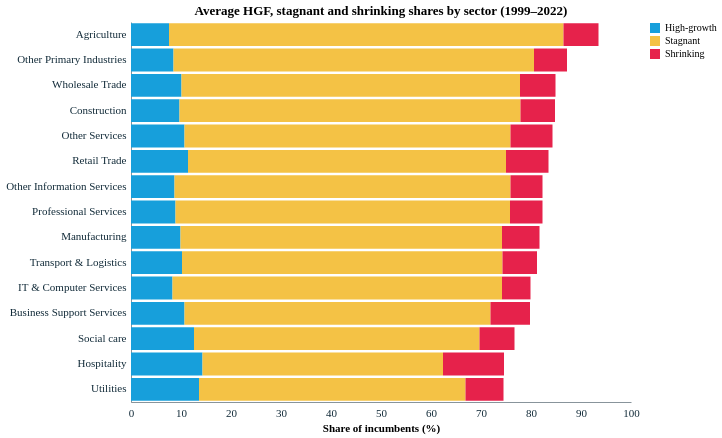

The notebook cell saved with this chart:
### Code cell
# Cross-sector bar: avg HGF share vs stagnant share
gc_avg = gc_s.groupby('category')[['hgf_sh', 'stag_sh', 'shrk_sh']].mean().round(1).reset_index()

gc_bar = gc_avg.melt(id_vars='category', var_name='type', value_name='share')
gc_bar['type'] = gc_bar['type'].map({'hgf_sh': 'High-growth', 'stag_sh': 'Stagnant', 'shrk_sh': 'Shrinking'})

alt.Chart(gc_bar).mark_bar().encode(
    x=alt.X('share:Q', title='Share of incumbents (%)'),
    y=alt.Y('category:N', sort=alt.EncodingSortField(field='share', op='sum', order='descending'), title=''),
    color=alt.Color('type:N',
        scale=alt.Scale(domain=['High-growth', 'Stagnant', 'Shrinking'],
                        range=[pallete['nominal_1'], pallete['nominal_3'], pallete['nominal_2']]),
        legend=alt.Legend(title='')),
    xOffset='type:N',
    tooltip=['category:N', 'type:N', alt.Tooltip('share:Q', format='.1f')]
).properties(title='Average HGF, stagnant and shrinking shares by sector (1999–2022)', width=500, height=380)

### Figure 1 — Vega-Lite specification as saved in the notebook (floating-point values rounded to 4 significant figures)
{"config": {"font": "Circular Std", "mark": {"line": {"interpolate": "linear"}}, "view": {"stroke": "transparent", "width": 400, "height": 300}, "range": {"category": ["#179fdb", "#e6224b", "#f4c245", "#122b39", "#eb5c2e", "#36b7b4"], "diverging": ["#E6224B", "#E54753", "#C9C9C9", "#179FDB", "#122B39"], "heatmap": ["#C9C9C9", "#179FDB", "#0063AF", "#122B39"], "ordinal": ["#00A767", "#36B7B4", "#179FDB", "#0063AF", "#243B5A"]}, "axisX": {"labelColor": "#122b39", "tickColor": "#122b39", "domainColor": "#122b39", "domainOpacity": 0.5, "gridOpacity": 0, "labelFont": "Circular Std", "labelAngle": 0, "labelAlign": "center", "labelFontSize": 11, "labelPadding": 5, "tickCount": 10, "tickSize": 0, "title": ""}, "axisY": {"labelColor": "#122b39", "labelFont": "Circular Std", "tickColor": "#122b39", "domainColor": "#122b39", "gridColor": "#122b39", "gridDash": [1, 5], "gridOpacity": 0.5, "labelPadding": 5, "labelFontSize": 11, "domainOpacity": 0.5, "tickSize": 0, "title": null, "titleAlign": "left", "titleAngle": 0, "titleBaseline": "bottom", "titleColor": "#122b39", "titleOpacity": 0.9, "titleX": 0, "titleY": -7}}, "data": {"name": "data-5955c06c9bc963f022d25938b8b926b8"}, "mark": {"type": "bar"}, "encoding": {"color": {"field": "type", "legend": {"title": ""}, "scale": {"domain": ["High-growth", "Stagnant", "Shrinking"], "range": ["#179fdb", "#f4c245", "#e6224b"]}, "type": "nominal"}, "tooltip": [{"field": "category", "type": "nominal"}, {"field": "type", "type": "nominal"}, {"field": "share", "format": ".1f", "type": "quantitative"}], "x": {"field": "share", "title": "Share of incumbents (%)", "type": "quantitative"}, "xOffset": {"field": "type", "type": "nominal"}, "y": {"field": "category", "sort": {"field": "share", "op": "sum", "order": "descending"}, "title": "", "type": "nominal"}}, "height": 380, "title": "Average HGF, stagnant and shrinking shares by sector (1999–2022)", "width": 500, "$schema": "https://vega.github.io/schema/vega-lite/v5.20.1.json", "datasets": {"data-5955c06c9bc963f022d25938b8b926b8": [{"category": "Agriculture", "type": "High-growth", "share": 7.6}, {"category": "Business Support Services", "type": "High-growth", "share": 10.7}, {"category": "Construction", "type": "High-growth", "share": 9.7}, {"category": "Hospitality", "type": "High-growth", "share": 14.3}, {"category": "IT & Computer Services", "type": "High-growth", "share": 8.3}, {"category": "Manufacturing", "type": "High-growth", "share": 9.9}, {"category": "Other Information Services", "type": "High-growth", "share": 8.7}, {"category": "Other Primary Industries", "type": "High-growth", "share": 8.5}, {"category": "Other Services", "type": "High-growth", "share": 10.7}, {"category": "Professional Services", "type": "High-growth", "share": 8.9}, {"category": "Retail Trade", "type": "High-growth", "share": 11.4}, {"category": "Social care", "type": "High-growth", "share": 12.6}, {"category": "Transport & Logistics", "type": "High-growth", "share": 10.2}, {"category": "Utilities", "type": "High-growth", "share": 13.6}, {"category": "Wholesale Trade", "type": "High-growth", "share": 10.1}, {"category": "Agriculture", "type": "Stagnant", "share": 78.9}, {"category": "Business Support Services", "type": "Stagnant", "share": 61.2}, {"category": "Construction", "type": "Stagnant", "share": 68.2}, {"category": "Hospitality", "type": "Stagnant", "share": 48.1}, {"category": "IT & Computer Services", "type": "Stagnant", "share": 65.9}, {"category": "Manufacturing", "type": "Stagnant", "share": 64.3}, {"category": "Other Information Services", "type": "Stagnant", "share": 67.2}, {"category": "Other Primary Industries", "type": "Stagnant", "share": 72.1}, {"category": "Other Services", "type": "Stagnant", "share": 65.2}, {"category": "Professional Services", "type": "Stagnant", "share": 66.9}, {"category": "Retail Trade", "type": "Stagnant", "share": 63.6}, {"category": "Social care", "type": "Stagnant", "share": 57.1}, {"category": "Transport & Logistics", "type": "Stagnant", "share": 64.1}, {"category": "Utilities", "type": "Stagnant", "share": 53.3}, {"category": "Wholesale Trade", "type": "Stagnant", "share": 67.7}, {"category": "Agriculture", "type": "Shrinking", "share": 7.0}, {"category": "Business Support Services", "type": "Shrinking", "share": 7.9}, {"category": "Construction", "type": "Shrinking", "share": 6.9}, {"category": "Hospitality", "type": "Shrinking", "share": 12.2}, {"category": "IT & Computer Services", "type": "Shrinking", "share": 5.7}, {"category": "Manufacturing", "type": "Shrinking", "share": 7.5}, {"category": "Other Information Services", "type": "Shrinking", "share": 6.4}, {"category": "Other Primary Industries", "type": "Shrinking", "share": 6.6}, {"category": "Other Services", "type": "Shrinking", "share": 8.4}, {"category": "Professional Services", "type": "Shrinking", "share": 6.5}, {"category": "Retail Trade", "type": "Shrinking", "share": 8.5}, {"category": "Social care", "type": "Shrinking", "share": 7.0}, {"category": "Transport & Logistics", "type": "Shrinking", "share": 6.9}, {"category": "Utilities", "type": "Shrinking", "share": 7.6}, {"category": "Wholesale Trade", "type": "Shrinking", "share": 7.1}]}}
